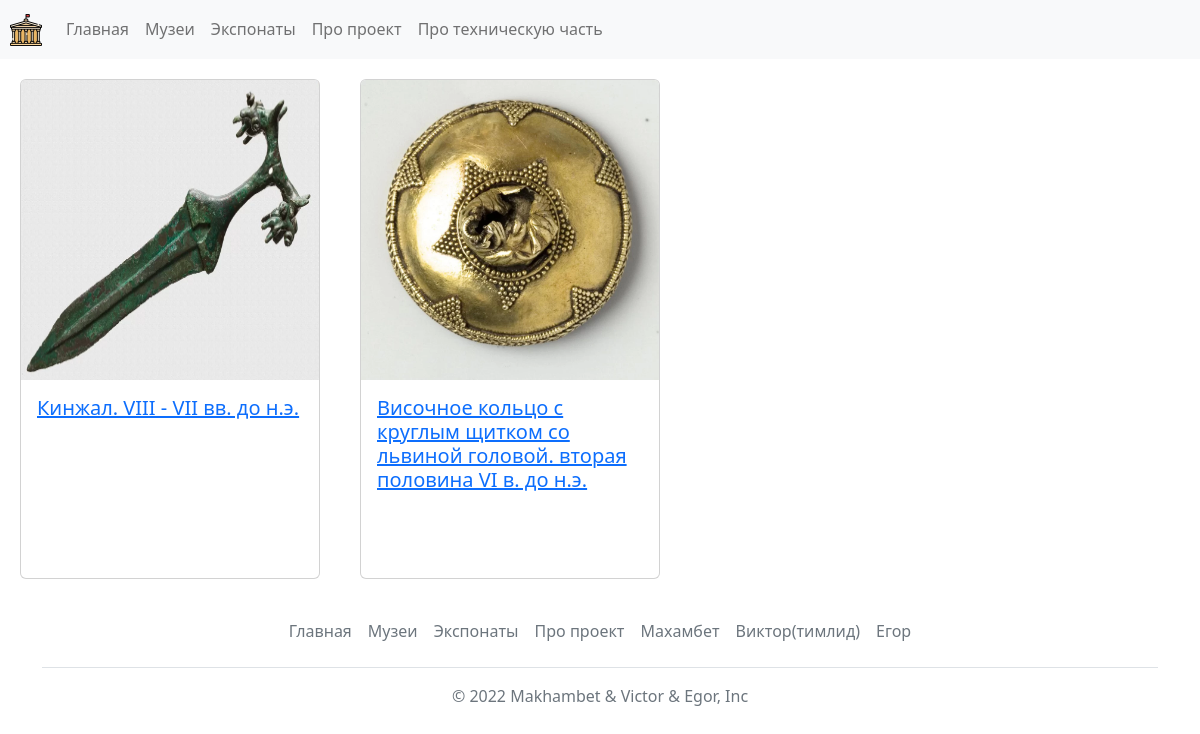
The page /exhibits/exhibit_list/hm-mos-slug on the database its author committed.
### exhibits/models.py (models this page shows, shortened)
class Exhibit(BaseModelWithImage):
    museum = models.ForeignKey(
        Museum,
        on_delete=models.CASCADE,
        related_name="exhibits",
        verbose_name="музей, к которому принадлежит этот экспонат",
    )
    class Meta:
        verbose_name = "экспонат"
        verbose_name_plural = "экспонаты"

### exhibits/views.py (the view)
class ExhibitsListView(TemplateView):
    template_name = "exhibit/list.html"
    def get(self, response, *args, **kwargs):
        context = {
            "exhibits": (
                Exhibit.objects.filter(museum__slug=kwargs["museum_slug"])
            )
        }
        return self.render_to_response(context)

### templates/exhibit/list.html (shortened to what this page needs)
{% extends 'base.html' %}
{% block content %}
{% for exhibit in exhibits %}
  {% include 'exhibit/exhibit_card.html' %}
{% empty %}
Похоже, этот музей сейчас без экспонатов. Загляните в другое время!)
{% endfor %}
{% endblock %}

### templates/exhibit/exhibit_card.html
<div class="card mb-3" style="width:300px; height:500px; margin: 20px; float: left;">
  <img class="card-img-top" width="300px" height="300px"  src="{{ exhibit.image.url }}" alt="Card image cap">
  <div class="card-body">
    <h5 class="card-title"><a href="{% url 'exhibits:exhibit_detail' exhibit.slug %}">{{ exhibit.name }}</a></h5>
  </div>
</div>

### rows shown on the page
Exhibit: image (picture), name "Кинжал. VIII - VII вв. до н.э."
Exhibit: image (picture), name "Височное кольцо с круглым щитком со львиной головой. вторая половина VI в. до н.э."
